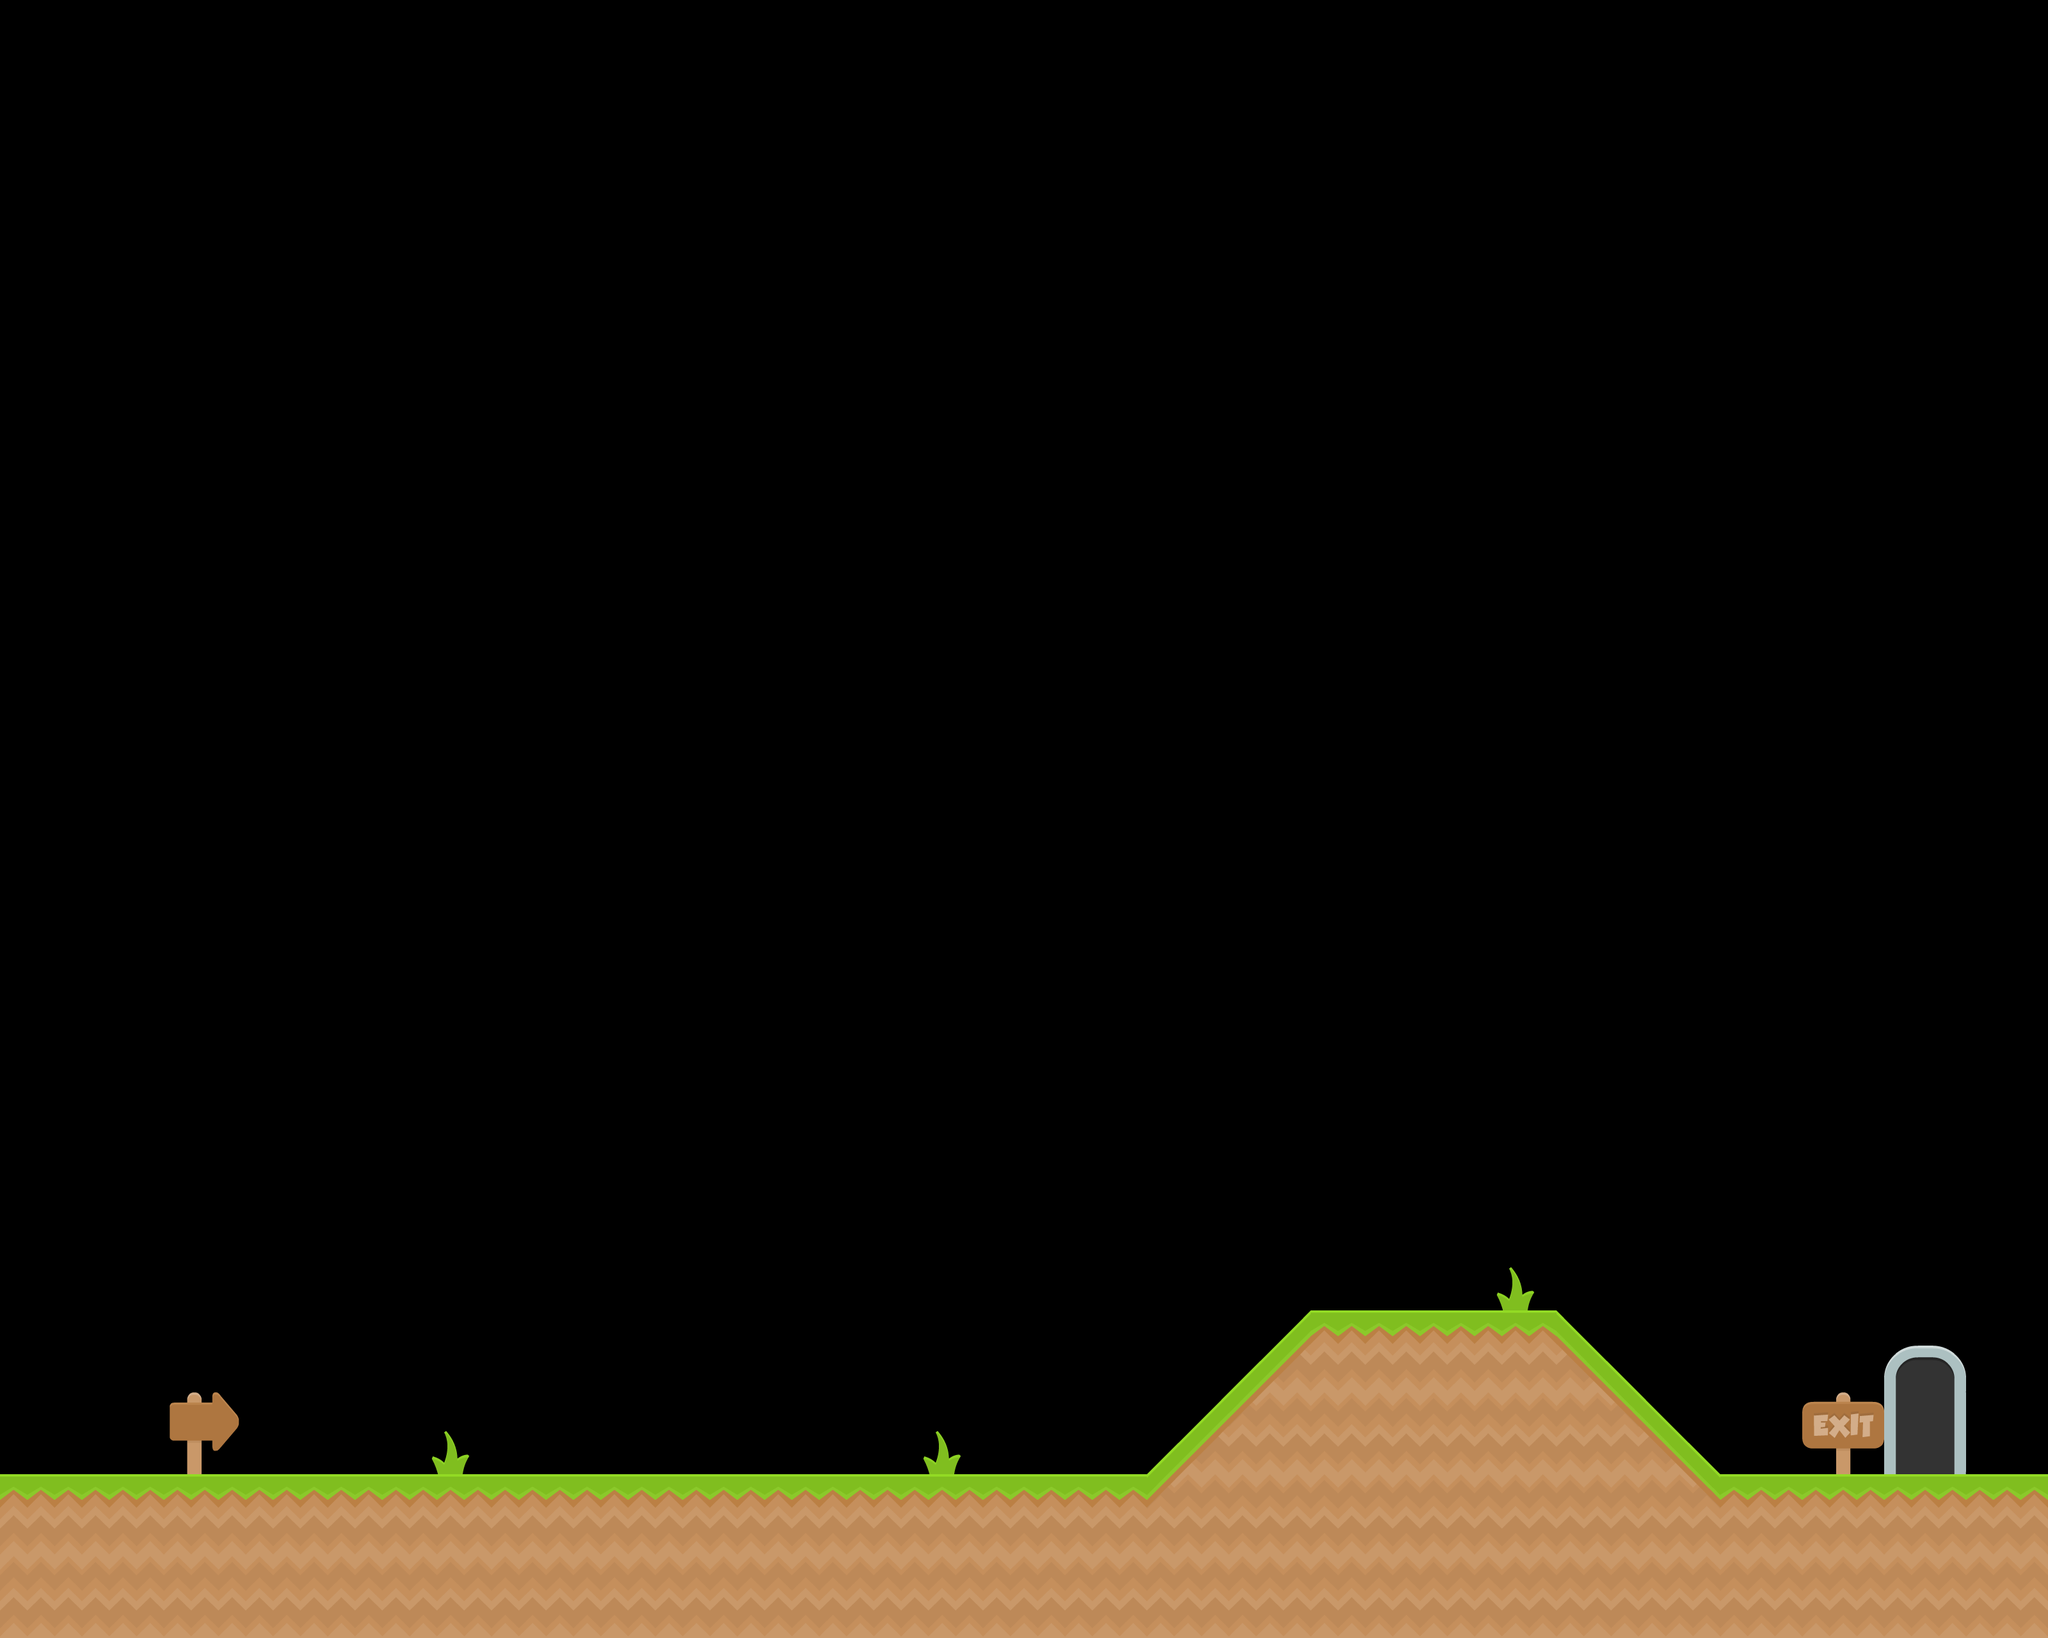

A level layout from a 2D game, rendered from its tile map. Below: a short description, then the map file with tile-grid data replaced by summaries:
An orthogonal 25x20 tile map with 128x128 px tiles, 4 tile layers (ground, ladders, background, goal), 2 tilesets and 4 objects.

<map version="1.8" tiledversion="1.8.6" orientation="orthogonal" renderorder="right-down" width="25" height="20" tilewidth="128" tileheight="128" infinite="0" nextlayerid="10" nextobjectid="19">
 <tileset firstgid="1" name="arcade_platformer" tilewidth="128" tileheight="128" tilecount="42" columns="0">
  <grid orientation="orthogonal" width="1" height="1" />
  <tile id="0">
   <image width="128" height="128" source="images/ground/Grass/grass.png" />
  </tile>
  <tile id="1">
   <image width="128" height="128" source="images/ground/Grass/grassCenter_round.png" />
  </tile>
  <tile id="2">
   <image width="128" height="128" source="images/ground/Grass/grassCenter.png" />
  </tile>
  <tile id="3">
   <image width="128" height="128" source="images/ground/Grass/grassCliff_left.png" />
  </tile>
  <tile id="4">
   <image width="128" height="128" source="images/ground/Grass/grassCliff_right.png" />
  </tile>
  <tile id="5">
   <image width="128" height="128" source="images/ground/Grass/grassCliffAlt_left.png" />
  </tile>
  <tile id="6">
   <image width="128" height="128" source="images/ground/Grass/grassCliffAlt_right.png" />
  </tile>
  <tile id="7">
   <image width="128" height="128" source="images/ground/Grass/grassCorner_left.png" />
  </tile>
  <tile id="8">
   <image width="128" height="128" source="images/ground/Grass/grassCorner_right.png" />
  </tile>
  <tile id="9">
   <image width="128" height="128" source="images/ground/Grass/grassHalf_left.png" />
  </tile>
  <tile id="10">
   <image width="128" height="128" source="images/ground/Grass/grassHalf_mid.png" />
  </tile>
  <tile id="11">
   <image width="128" height="128" source="images/ground/Grass/grassHalf_right.png" />
  </tile>
  <tile id="12">
   <image width="128" height="128" source="images/ground/Grass/grassHalf.png" />
  </tile>
  <tile id="13">
   <image width="128" height="128" source="images/ground/Grass/grassHill_left.png" />
  </tile>
  <tile id="14">
   <image width="128" height="128" source="images/ground/Grass/grassHill_right.png" />
  </tile>
  <tile id="15">
   <image width="128" height="128" source="images/ground/Grass/grassLeft.png" />
  </tile>
  <tile id="16">
   <image width="128" height="128" source="images/ground/Grass/grassMid.png" />
  </tile>
  <tile id="17">
   <image width="128" height="128" source="images/ground/Grass/grassRight.png" />
  </tile>
  <tile id="18">
   <image width="128" height="128" source="images/HUD/hudHeart_empty.png" />
  </tile>
  <tile id="19">
   <image width="128" height="128" source="images/HUD/hudHeart_full.png" />
  </tile>
  <tile id="20">
   <image width="128" height="128" source="images/HUD/hudHeart_half.png" />
  </tile>
  <tile id="21">
   <image width="128" height="128" source="images/HUD/hudX.png" />
  </tile>
  <tile id="27">
   <image width="128" height="128" source="images/items/coinBronze.png" />
  </tile>
  <tile id="28">
   <image width="128" height="128" source="images/items/coinGold.png" />
  </tile>
  <tile id="29">
   <image width="128" height="128" source="images/items/coinSilver.png" />
  </tile>
  <tile id="30">
   <image width="128" height="128" source="images/items/flagGreen_down.png" />
  </tile>
  <tile id="31">
   <image width="128" height="128" source="images/items/flagGreen1.png" />
  </tile>
  <tile id="32">
   <image width="128" height="128" source="images/items/flagGreen2.png" />
  </tile>
  <tile id="41">
   <image width="128" height="128" source="images/tiles/doorOpen_mid.png" />
  </tile>
  <tile id="42">
   <image width="128" height="128" source="images/tiles/doorOpen_top.png" />
  </tile>
  <tile id="43">
   <image width="128" height="128" source="images/tiles/grass.png" />
  </tile>
  <tile id="44">
   <image width="128" height="128" source="images/tiles/grass2.png" />
  </tile>
  <tile id="45">
   <image width="128" height="128" source="images/tiles/ladderMid.png" />
  </tile>
  <tile id="46">
   <image width="128" height="128" source="images/tiles/ladderTop.png" />
  </tile>
  <tile id="47">
   <image width="128" height="128" source="images/tiles/signExit.png" />
  </tile>
  <tile id="48">
   <image width="128" height="128" source="images/tiles/signLeft.png" />
  </tile>
  <tile id="49">
   <image width="128" height="128" source="images/tiles/signRight.png" />
  </tile>
  <tile id="50">
   <image width="128" height="128" source="images/tiles/torch1.png" />
  </tile>
  <tile id="51">
   <image width="128" height="128" source="images/tiles/torch2.png" />
  </tile>
  <tile id="52">
   <image width="128" height="128" source="images/tiles/water.png" />
  </tile>
  <tile id="53">
   <image width="128" height="128" source="images/tiles/waterTop_high.png" />
  </tile>
  <tile id="54">
   <image width="128" height="128" source="images/tiles/waterTop_low.png" />
  </tile>
 </tileset>
 <tileset firstgid="56" source="arcade_platformer.tsx" />
 <layer id="1" name="ground" width="25" height="20">
  <data>[500 cells, 62 non-empty, 6 distinct tile ids]</data>
 </layer>
 <layer id="4" name="ladders" width="25" height="20">
  <data>[500 cells, 0 non-empty, 0 distinct tile ids]</data>
 </layer>
 <layer id="8" name="background" width="25" height="20">
  <data>[500 cells, 5 non-empty, 3 distinct tile ids]</data>
 </layer>
 <layer id="7" name="goal" width="25" height="20">
  <data>[500 cells, 2 non-empty, 2 distinct tile ids]</data>
 </layer>
 <objectgroup id="6" name="coins">
  <object id="13" gid="28" x="516" y="2304" width="128" height="128">
   <properties>
    <property name="point_value" type="int" value="10" />
   </properties>
  </object>
  <object id="16" gid="28" x="1028" y="2172" width="128" height="128">
   <properties>
    <property name="point_value" type="int" value="10" />
   </properties>
  </object>
  <object id="17" gid="29" x="1540" y="2308" width="128" height="128">
   <properties>
    <property name="point_value" type="int" value="20" />
   </properties>
  </object>
  <object id="18" gid="29" x="2180" y="1796" width="128" height="128">
   <properties>
    <property name="point_value" type="int" value="20" />
   </properties>
  </object>
 </objectgroup>
</map>
